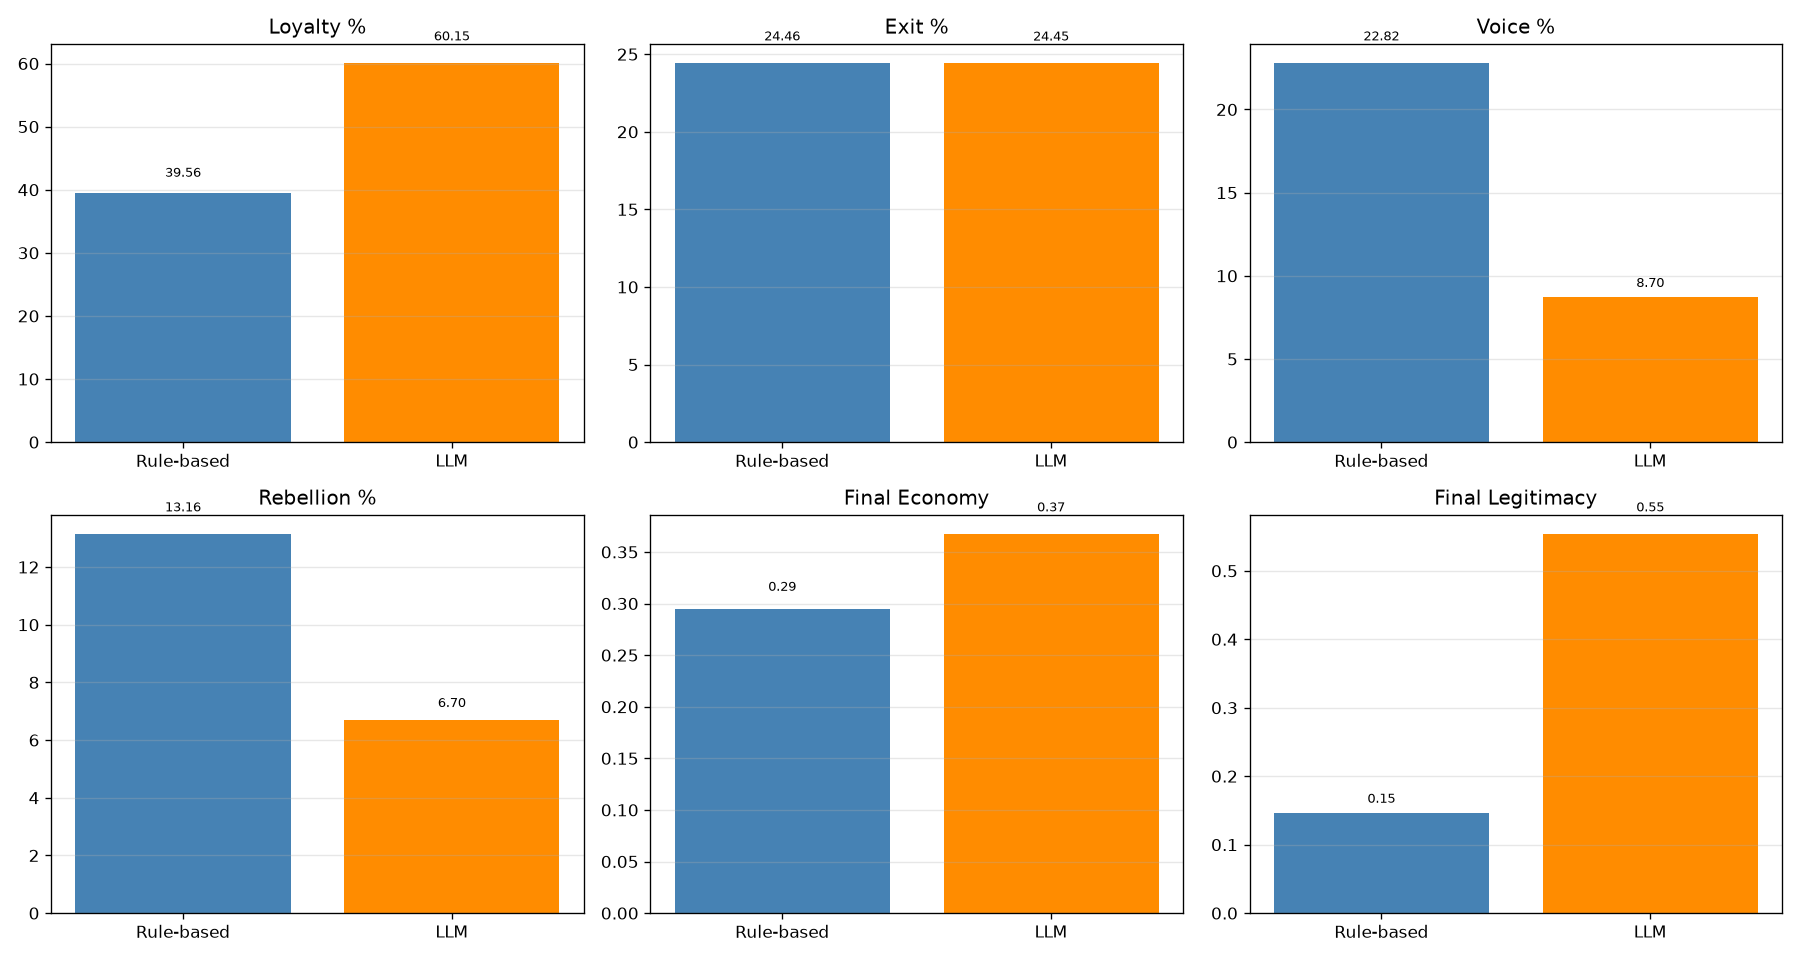

Here is the Python script that generated this plot:
import csv
from collections import Counter

import matplotlib
matplotlib.use("Agg")
import matplotlib.pyplot as plt


METRICS = ["loyalty", "exit", "voice", "rebellion"]


def load_csv(path):
    with open(path, "r", encoding="utf-8", newline="") as handle:
        return list(csv.DictReader(handle))


def summarize(rows):
    if not rows:
        return {"loyalty_pct": 0.0, "exit_pct": 0.0, "voice_pct": 0.0, "rebellion_pct": 0.0,
            "final_economy": 0.0, "final_legitimacy": 0.0}
    counts = Counter({key: 0 for key in METRICS})
    total = 0
    for row in rows:
        for key in METRICS:
            counts[key] += int(row.get(key, 0))
            total += int(row.get(key, 0))
    last = rows[-1]
    return {
        "loyalty_pct": round(100 * counts["loyalty"] / total, 2) if total else 0.0,
        "exit_pct": round(100 * counts["exit"] / total, 2) if total else 0.0,
        "voice_pct": round(100 * counts["voice"] / total, 2) if total else 0.0,
        "rebellion_pct": round(100 * counts["rebellion"] / total, 2) if total else 0.0,
        "final_economy": float(last.get("economy", 0.0)),
        "final_legitimacy": float(last.get("legitimacy", 0.0)),
    }


def build_comparison():
    series = {}
    for file_name, label in [("simulation.csv", "Rule-based"), ("simulation_llm.csv", "LLM")]:
        rows = load_csv(file_name) if __import__("os").path.exists(file_name) else []
        series[label] = summarize(rows)

    labels = ["Loyalty %", "Exit %", "Voice %", "Rebellion %", "Final Economy", "Final Legitimacy"]
    values = {
        "Rule-based": [
            series["Rule-based"]["loyalty_pct"],
            series["Rule-based"]["exit_pct"],
            series["Rule-based"]["voice_pct"],
            series["Rule-based"]["rebellion_pct"],
            series["Rule-based"]["final_economy"],
            series["Rule-based"]["final_legitimacy"],
        ],
        "LLM": [
            series["LLM"]["loyalty_pct"],
            series["LLM"]["exit_pct"],
            series["LLM"]["voice_pct"],
            series["LLM"]["rebellion_pct"],
            series["LLM"]["final_economy"],
            series["LLM"]["final_legitimacy"],
        ],
    }

    fig, axes = plt.subplots(2, 3, figsize=(15, 8), sharey=False)
    axes = axes.flatten()
    for idx, label in enumerate(labels):
        ax = axes[idx]
        bar_values = [values["Rule-based"][idx], values["LLM"][idx]]
        bars = ax.bar(["Rule-based", "LLM"], bar_values, color=["steelblue", "darkorange"])
        ax.set_title(label)
        ax.grid(axis="y", alpha=0.3)
        for bar, value in zip(bars, bar_values):
            height = value
            ax.text(bar.get_x() + bar.get_width() / 2, height + max(0.01, abs(height) * 0.05), f"{value:.2f}", ha="center", va="bottom", fontsize=8)

    for ax in axes[len(labels):]:
        ax.axis("off")

    plt.tight_layout()
    plt.savefig("comparison_plot.png", dpi=120)
    print("Saved comparison_plot.png")


if __name__ == "__main__":
    build_comparison()
